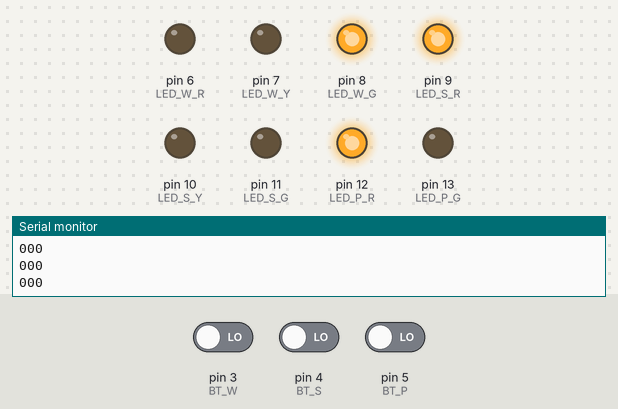
Recording of a sketch running on a simulated Arduino Uno, built with avr-gcc and run on an emulated ATmega328P. Shown: output pins drawn as LEDs (lit = HIGH), the last lines printed to the serial monitor. The test bench sets the inputs (shaded band); at power-on: pin 4 (BT_S) LOW, pin 3 (BT_W) LOW, pin 5 (BT_P) LOW.

Above: at 6.8 s.
6.9 s: pin 4 (BT_S) driven HIGH
At 9.4 s:
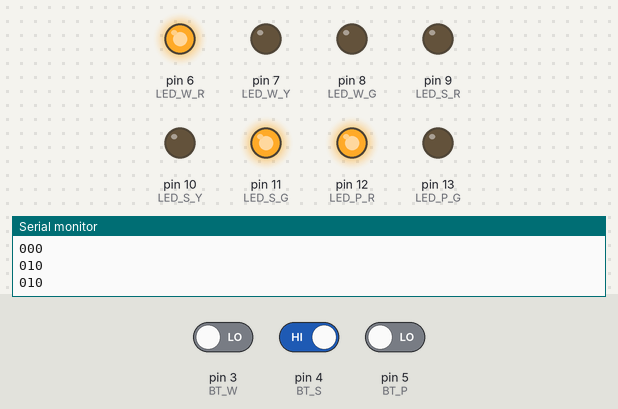
9.9 s: pin 3 (BT_W) driven HIGH
At 10.45 s:
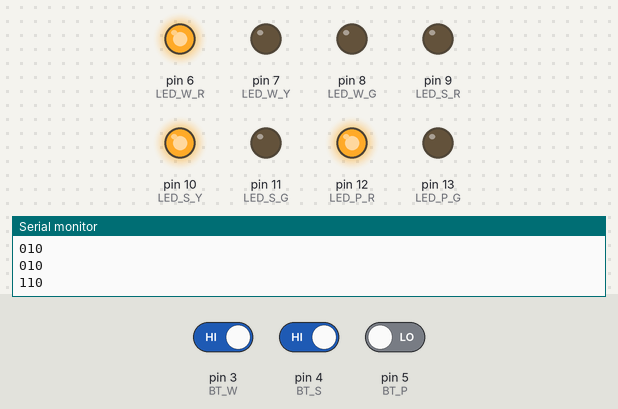
16.3 s: pin 5 (BT_P) driven HIGH
At 20.7 s:
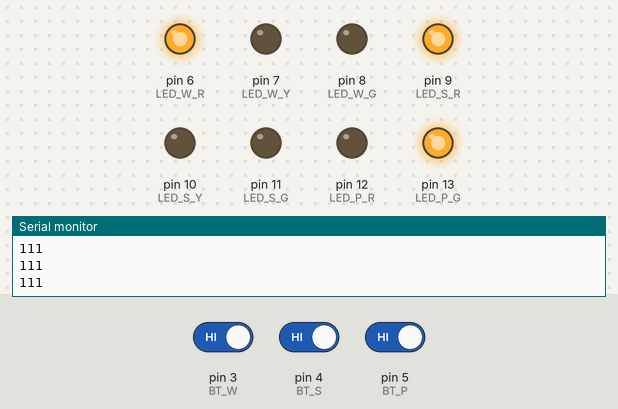
22.7 s: pin 5 (BT_P) driven LOW
25.7 s: pin 3 (BT_W) driven LOW
At 26.8 s:
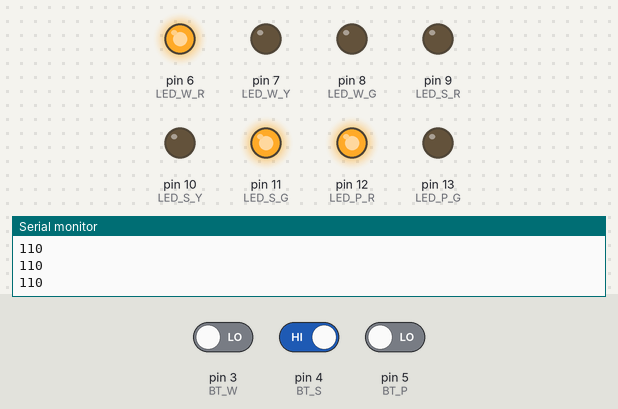
Timing chart, 0 to 28.7 s (numbered marks = the images above; inputs shaded):
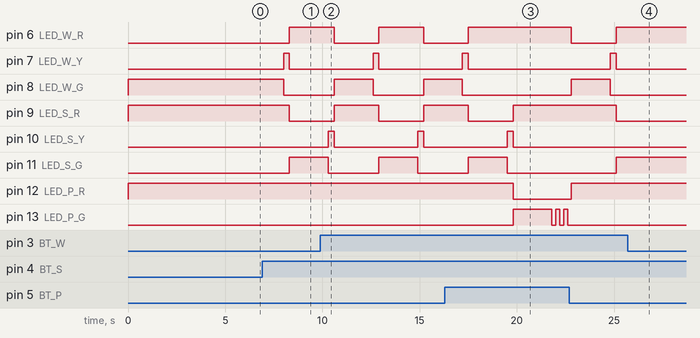

Measured:
- after the input at 6.9 s, pin 6 (LED_W_R), pin 11 (LED_S_G): LOW → HIGH after 1.4 s; pin 7 (LED_W_Y): LOW → HIGH after 1.1 s, → LOW 0.30 s later; pin 8 (LED_W_G): HIGH → LOW after 1.1 s; pin 9 (LED_S_R): HIGH → LOW after 1.4 s
- after the input at 9.9 s, pin 6 (LED_W_R): HIGH → LOW after 0.70 s, → HIGH 2.3 s later, → LOW 2.3 s later; pin 7 (LED_W_Y): LOW → HIGH after 2.7 s, → LOW 0.30 s later
- after the input at 16.3 s, pin 6 (LED_W_R): goes on until 17.5 s, then stays HIGH; pin 7 (LED_W_Y): goes on until 17.5 s, then stays LOW; pin 8 (LED_W_G): goes on until 17.2 s, then stays LOW; pin 9 (LED_S_R): goes on until 19.8 s, then stays HIGH; pin 11 (LED_S_G): goes on until 19.5 s, then stays LOW
- after the input at 25.7 s, pin 6 (LED_W_R): stays HIGH (without the input it goes to LOW after 1.7 s); pin 7 (LED_W_Y): stays LOW (without the input it goes to HIGH after 3.7 s)

The sketch:

Assg5.ino
```cpp
#define LED_W_R 6
#define LED_W_Y 7
#define LED_W_G 8
#define BT_W 3

#define LED_S_R 9
#define LED_S_Y 10
#define LED_S_G 11
#define BT_S 4

#define LED_P_R 12
#define LED_P_G 13
#define BT_P 5

#define goW 0
#define waitW 1
#define goS 2
#define waitS 3
#define bP1 4   //like waitP
#define goP 5
#define bP2 6   //blink
#define bP3 7   //blink
#define bP4 8   //blink
#define bP5 9   //blink

struct State {
  unsigned long ST_Out; // 8-bit pattern to street output
  unsigned long Time; // delay in msunits
  unsigned long Next[10];// next state for inputs 0,1,2,3
  };


typedef const struct State SType;
SType FSM[10] = {
   // 3 2 1
  //  P S W
  {B10001100, 2000,{goW, goW, waitW, waitW, waitW, waitW, waitW, waitW}},          //1
  {B10001010, 300, {goS, goS, goS, goS, goP, goP, goS, goS}},                      //2
  {B10100001, 2000,{goS, waitS, goS, waitS, waitS, waitS, waitS, waitS}},          //3
  {B10010001, 300, {goW, goW, goW, goW, goP, goP, goP, goP}},                      //4
  {B00001001, 200, {bP2, bP2, bP2, bP2, bP2, bP2, bP2, bP2}},                      //5
  {B01001001, 2000,{goP, bP1, bP1, bP1, goP, bP1, bP1, bP1}},                      //6
  {B01001001, 200, {bP3, bP3, bP3, bP3, bP3, bP3, bP3, bP3}},                      //7
  {B00001001, 200, {bP4, bP4, bP4, bP4, bP4, bP4, bP4, bP4}},                      //8
  {B01001001, 200, {bP5, bP5, bP5, bP5, bP5, bP5, bP5, bP5}},                      //9
  {B00001001, 200, {goW, goW, goS, goW, goP, goW, goS, goW}},                      //10
};
unsigned long S = 0; //state start = 0
void setup() {
  Serial.begin(9600);
  pinMode(LED_W_R, OUTPUT);
  pinMode(LED_W_Y, OUTPUT);
  pinMode(LED_W_G, OUTPUT);
  pinMode(BT_W, INPUT);

  pinMode(LED_S_R, OUTPUT);
  pinMode(LED_S_Y, OUTPUT);
  pinMode(LED_S_G, OUTPUT);
  pinMode(BT_S, INPUT);

  pinMode(LED_P_R, OUTPUT);
  pinMode(LED_P_G, OUTPUT);
  pinMode(BT_P, INPUT);
}
int input=0, input1, input2, input3;
void loop() {
  digitalWrite(LED_P_G, FSM[S].ST_Out & B01000000);
  digitalWrite(LED_P_R, FSM[S].ST_Out & B10000000);

  digitalWrite(LED_S_R, FSM[S].ST_Out & B00001000);
  digitalWrite(LED_S_Y, FSM[S].ST_Out & B00010000);
  digitalWrite(LED_S_G, FSM[S].ST_Out & B00100000);

  digitalWrite(LED_W_R, FSM[S].ST_Out & B00000001);
  digitalWrite(LED_W_Y, FSM[S].ST_Out & B00000010);
  digitalWrite(LED_W_G, FSM[S].ST_Out & B00000100);


  delay(FSM[S].Time);

  input1 = digitalRead(BT_W);
  input2 = digitalRead(BT_S);
  input3 = digitalRead(BT_P);

  input=input3*4+input2*2+input1; //สมการเเปลงบิต
  S = FSM[S].Next[input];

  Serial.print(input1);
  Serial.print(input2);
  Serial.println(input3);
}
```
